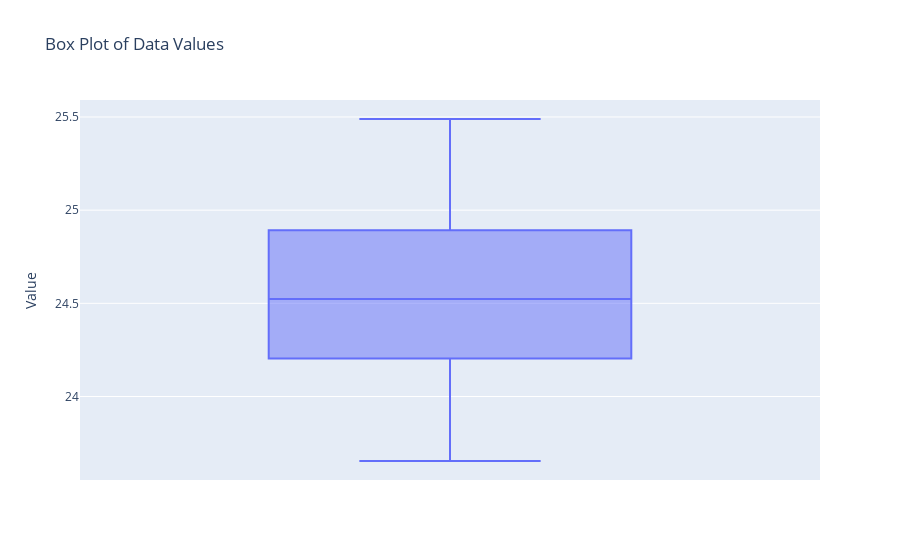

The notebook cell this image was saved under:
### Code cell
data.plot.box(y="Value", title="Box Plot of Data Values")

### Figure 1 — Plotly figure (JSON) as saved in the notebook; plotly's stock layout.template omitted (floating-point values rounded to 4 significant figures)
{"data": [{"alignmentgroup": "True", "hovertemplate": "Value=%{y}<extra></extra>", "legendgroup": "", "marker": {"color": "#636efa"}, "name": "", "notched": false, "offsetgroup": "", "orientation": "v", "showlegend": false, "type": "box", "x0": " ", "xaxis": "x", "y": [24.53, 24.17, 24.54, 24.44, 23.93, 24.2, 24.2, 24.35, 23.94, 24.21, 24.87, 25.06, 25.49, 25.33, 23.72, 24.62, 25.07, 24.9, 24.36, 24.99, 24.81, 24.21, 24.73, 24.64, 24.7, 23.98, 25.3, 24.47, 24.99, 25.43, 24.66, 24.76, 25.04, 24.45, 25.13, 24.4, 24.79, 23.84, 24.17, 23.65, 24.48, 24.69, 24.23, 23.84, 24.1, 24.52, 24.89, 24.25, 24.14, 25.13], "y0": " ", "yaxis": "y"}], "layout": {"boxmode": "group", "legend": {"tracegroupgap": 0}, "title": {"text": "Box Plot of Data Values"}, "xaxis": {"anchor": "y", "domain": [0, 1]}, "yaxis": {"anchor": "x", "domain": [0, 1], "title": {"text": "Value"}}}}
